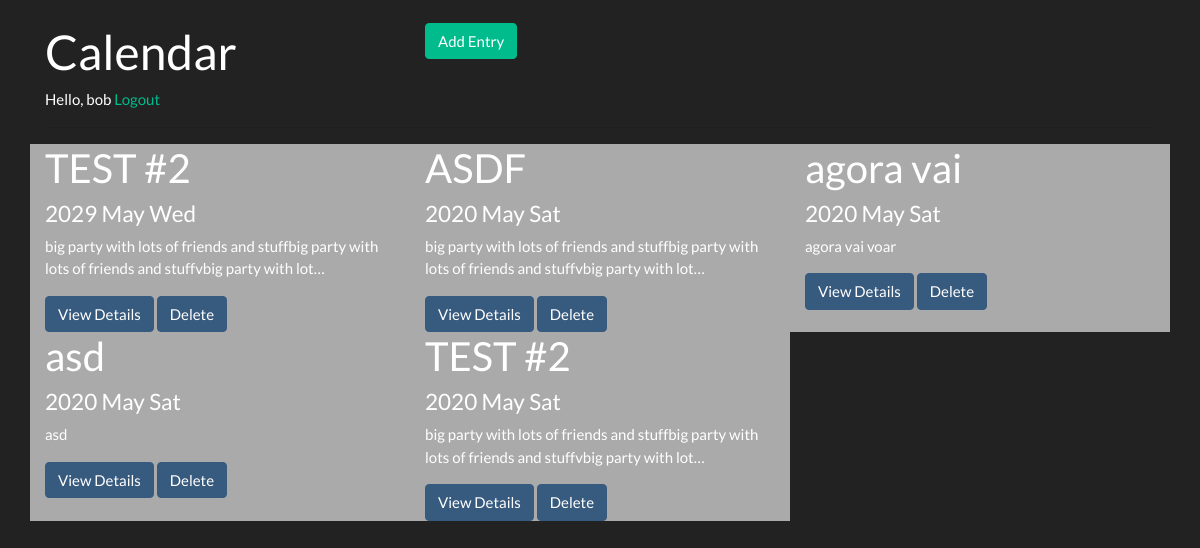
The app's page /calendar (signed in) with its own data.
### myapp/models.py (models this page shows, shortened)
class Entry(models.Model):
    name = models.CharField(max_length=100)#limiting the event name to 100 chars
    author = models.ForeignKey(User, on_delete=models.CASCADE)
    date = models.DateTimeField()
    description = models.TextField()
    created = models.DateTimeField(auto_now_add=True)

### myapp/views.py (the view)
# urls.py: path('calendar', views.calendar, name='calendar'), #Main Calandar Page
@login_required
def calendar(request):
    entries = Entry.objects.filter(author=request.user)
    return render(request, 'myapp/calendar.html', {'entries':entries})

### myapp/templates/myapp/calendar.html
{% extends 'myapp/base.html' %}
{% block content %}
<div class="container">
<br />
<div class="row">
  <div class="col-lg-4">
    <h1>Calendar</h1>
    {% if request.user.is_authenticated %}
    <span> Hello, {{ request.user.username }}</span>
    <a href="/logout">Logout</a>
    {% endif %}
  </div>
  <div class="col-lg-8">
    <button onclick="window.location='{% url 'add' %}'" type="button" class="btn btn-success">Add Entry</button>
  </div>
</div>
<hr />
  <div class="row">
    {% for entry in entries %}
      {% include 'myapp/_calendar_entry.html' %}
    {% endfor %}
  </div>
</div>
{% endblock %}

### myapp/templates/myapp/base.html (shortened to what this page needs)
<!DOCTYPE html>
<html lang="en">
<head>
  {% load static %}
  <link rel="stylesheet" href="{% static 'myapp/css/bootstrap.css' %}" />
  <link rel="stylesheet" href="{% static 'myapp/css/style.css' %}" />
</head>
<body>
    {% block content %}
    {% endblock %}
</body>
</html>

### myapp/templates/myapp/_calendar_entry.html
<div class = "calendar_entry col-lg-4">
  <h2>{{ entry.name }}</h2>
  <h4>{{ entry.date|date:"Y M D" }}</h4>
  <p>
    {{ entry.description|truncatechars:100 }}
  </p>
  <button onclick="window.location='{% url 'details' pk=entry.id %}'" class="btn btn-primary">View Details</button>
  <button data-id="{{ entry.id }}" onclick="deleteCalendarEntry(this)" class="btn btn-primary">Delete</button>
</div>

### myapp/static/myapp/css/style.css (style rules this page uses)
.calendar_entry { background-color: #aaa; }
body,html { width: 100%; display: grid; }

### records on screen
Entry: name "TEST #2", date "2029 May Wed", description "big party with lots of friends and stuffbig party with lots of friends and stuffvbig party with lot…"
Entry: name "ASDF", date "2020 May Sat", description "big party with lots of friends and stuffbig party with lots of friends and stuffvbig party with lot…"
Entry: name "agora vai", date "2020 May Sat", description "agora vai voar"
Entry: name "asd", date "2020 May Sat", description "asd"
Entry: name "TEST #2", date "2020 May Sat", description "big party with lots of friends and stuffbig party with lots of friends and stuffvbig party with lot…"

### other values on screen
{{ request.user.username }} "bob"
